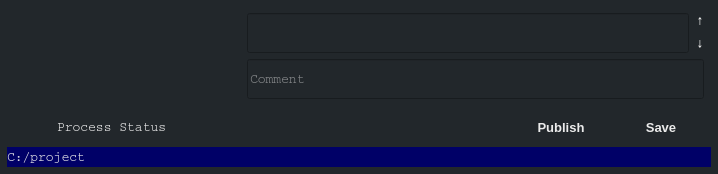
<?xml version="1.0" encoding="UTF-8"?>
<ui version="4.0">
 <class>wgSave</class>
 <widget class="QWidget" name="wgSave">
  <property name="geometry">
   <rect>
    <x>0</x>
    <y>0</y>
    <width>718</width>
    <height>174</height>
   </rect>
  </property>
  <property name="maximumSize">
   <size>
    <width>16777215</width>
    <height>200</height>
   </size>
  </property>
  <property name="font">
   <font>
    <family>Courier</family>
    <pointsize>10</pointsize>
   </font>
  </property>
  <property name="windowTitle">
   <string>arSave</string>
  </property>
  <property name="windowIcon">
   <iconset>
    <normaloff>../../0_app/img/icons/btn_write.png</normaloff>../../0_app/img/icons/btn_write.png</iconset>
  </property>
  <property name="styleSheet">
   <string notr="true">
QWidget{
	color: rgb(201, 202, 204);
	background-color: rgb(34, 39, 43);
	selection-background-color: rgb(1, 79, 131);
	color: rgb(235, 235, 235);
}

QListWidget::item:selected
{
	color: rgb(235, 235, 235);
	background-color: rgb(61, 120, 200);
}

QPushButton {
	border:0px;
}

QPushButton:hover {background-color: rgb(55, 90, 126); }

QPushButton:pressed{
	border: 0px solid green;
}

QToolTip {
	background-color: rgb(52, 52, 52);
	color: rgb(241, 241, 241);
	border: black solid 1px;
}</string>
  </property>
  <layout class="QVBoxLayout" name="verticalLayout">
   <property name="spacing">
    <number>5</number>
   </property>
   <property name="leftMargin">
    <number>7</number>
   </property>
   <property name="topMargin">
    <number>7</number>
   </property>
   <property name="rightMargin">
    <number>7</number>
   </property>
   <property name="bottomMargin">
    <number>7</number>
   </property>
   <item>
    <layout class="QHBoxLayout" name="horizontalLayout">
     <item>
      <widget class="QPushButton" name="btnPreview">
       <property name="minimumSize">
        <size>
         <width>200</width>
         <height>100</height>
        </size>
       </property>
       <property name="maximumSize">
        <size>
         <width>300</width>
         <height>16777215</height>
        </size>
       </property>
       <property name="text">
        <string/>
       </property>
       <property name="icon">
        <iconset>
         <normaloff>img/default.png</normaloff>img/default.png</iconset>
       </property>
       <property name="iconSize">
        <size>
         <width>200</width>
         <height>100</height>
        </size>
       </property>
      </widget>
     </item>
     <item>
      <layout class="QVBoxLayout" name="verticalLayout_4">
       <property name="spacing">
        <number>0</number>
       </property>
       <item>
        <widget class="QPushButton" name="btnScreenshot">
         <property name="minimumSize">
          <size>
           <width>30</width>
           <height>30</height>
          </size>
         </property>
         <property name="maximumSize">
          <size>
           <width>30</width>
           <height>30</height>
          </size>
         </property>
         <property name="text">
          <string/>
         </property>
         <property name="icon">
          <iconset>
           <normaloff>img/btn_camera.png</normaloff>img/btn_camera.png</iconset>
         </property>
         <property name="iconSize">
          <size>
           <width>20</width>
           <height>20</height>
          </size>
         </property>
        </widget>
       </item>
       <item>
        <widget class="QPushButton" name="btnRender">
         <property name="minimumSize">
          <size>
           <width>30</width>
           <height>30</height>
          </size>
         </property>
         <property name="maximumSize">
          <size>
           <width>30</width>
           <height>30</height>
          </size>
         </property>
         <property name="text">
          <string/>
         </property>
         <property name="icon">
          <iconset>
           <normaloff>img/btn_render.png</normaloff>img/btn_render.png</iconset>
         </property>
         <property name="iconSize">
          <size>
           <width>30</width>
           <height>30</height>
          </size>
         </property>
        </widget>
       </item>
      </layout>
     </item>
     <item>
      <layout class="QVBoxLayout" name="verticalLayout_5">
       <property name="spacing">
        <number>0</number>
       </property>
       <property name="rightMargin">
        <number>7</number>
       </property>
       <item>
        <layout class="QHBoxLayout" name="horizontalLayout_6">
         <property name="spacing">
          <number>7</number>
         </property>
         <item>
          <widget class="QLineEdit" name="editFile">
           <property name="minimumSize">
            <size>
             <width>0</width>
             <height>40</height>
            </size>
           </property>
          </widget>
         </item>
         <item>
          <layout class="QVBoxLayout" name="verticalLayout_6">
           <property name="leftMargin">
            <number>0</number>
           </property>
           <item>
            <widget class="QPushButton" name="btnVersionUp">
             <property name="text">
              <string>↑</string>
             </property>
            </widget>
           </item>
           <item>
            <widget class="QPushButton" name="btnVersionDown">
             <property name="text">
              <string>↓</string>
             </property>
             <property name="flat">
              <bool>false</bool>
             </property>
            </widget>
           </item>
          </layout>
         </item>
        </layout>
       </item>
       <item>
        <widget class="QLineEdit" name="editComment">
         <property name="minimumSize">
          <size>
           <width>0</width>
           <height>40</height>
          </size>
         </property>
         <property name="autoFillBackground">
          <bool>false</bool>
         </property>
         <property name="text">
          <string/>
         </property>
         <property name="placeholderText">
          <string>Comment</string>
         </property>
        </widget>
       </item>
      </layout>
     </item>
    </layout>
   </item>
   <item>
    <layout class="QHBoxLayout" name="horizontalLayout_4">
     <property name="spacing">
      <number>20</number>
     </property>
     <property name="leftMargin">
      <number>10</number>
     </property>
     <property name="rightMargin">
      <number>10</number>
     </property>
     <item>
      <widget class="QLabel" name="lblPen">
       <property name="maximumSize">
        <size>
         <width>20</width>
         <height>20</height>
        </size>
       </property>
       <property name="font">
        <font>
         <family>MS Shell Dlg 2</family>
         <pointsize>10</pointsize>
        </font>
       </property>
       <property name="text">
        <string/>
       </property>
       <property name="pixmap">
        <pixmap>img/btn_write.png</pixmap>
       </property>
       <property name="scaledContents">
        <bool>true</bool>
       </property>
      </widget>
     </item>
     <item>
      <widget class="QLabel" name="lblComment">
       <property name="text">
        <string>Process Status</string>
       </property>
      </widget>
     </item>
     <item>
      <widget class="QPushButton" name="btnPublish">
       <property name="minimumSize">
        <size>
         <width>0</width>
         <height>30</height>
        </size>
       </property>
       <property name="maximumSize">
        <size>
         <width>80</width>
         <height>16777215</height>
        </size>
       </property>
       <property name="font">
        <font>
         <family>MS Shell Dlg 2</family>
         <pointsize>10</pointsize>
         <weight>75</weight>
         <bold>true</bold>
        </font>
       </property>
       <property name="text">
        <string>Publish</string>
       </property>
      </widget>
     </item>
     <item>
      <widget class="QPushButton" name="btnSave">
       <property name="minimumSize">
        <size>
         <width>0</width>
         <height>30</height>
        </size>
       </property>
       <property name="maximumSize">
        <size>
         <width>80</width>
         <height>16777215</height>
        </size>
       </property>
       <property name="font">
        <font>
         <family>MS Shell Dlg 2</family>
         <pointsize>10</pointsize>
         <weight>75</weight>
         <bold>true</bold>
        </font>
       </property>
       <property name="text">
        <string>Save</string>
       </property>
       <property name="shortcut">
        <string>Return</string>
       </property>
      </widget>
     </item>
    </layout>
   </item>
   <item>
    <widget class="QWidget" name="wgFooter" native="true">
     <property name="maximumSize">
      <size>
       <width>16777215</width>
       <height>24</height>
      </size>
     </property>
     <property name="styleSheet">
      <string notr="true">background-color: rgb(0, 0, 103);</string>
     </property>
     <layout class="QHBoxLayout" name="horizontalLayout_5">
      <property name="spacing">
       <number>5</number>
      </property>
      <property name="leftMargin">
       <number>0</number>
      </property>
      <property name="topMargin">
       <number>0</number>
      </property>
      <property name="rightMargin">
       <number>0</number>
      </property>
      <property name="bottomMargin">
       <number>0</number>
      </property>
      <item>
       <widget class="QLabel" name="lblFolder">
        <property name="text">
         <string>C:/project</string>
        </property>
       </widget>
      </item>
      <item>
       <widget class="QPushButton" name="btnOpenFolder">
        <property name="maximumSize">
         <size>
          <width>18</width>
          <height>18</height>
         </size>
        </property>
        <property name="toolTip">
         <string>Open Folder</string>
        </property>
        <property name="text">
         <string/>
        </property>
        <property name="icon">
         <iconset>
          <normaloff>img/btn_folder.png</normaloff>img/btn_folder.png</iconset>
        </property>
       </widget>
      </item>
      <item>
       <widget class="QPushButton" name="btnProject">
        <property name="maximumSize">
         <size>
          <width>18</width>
          <height>18</height>
         </size>
        </property>
        <property name="toolTip">
         <string>Project: Open project folder</string>
        </property>
        <property name="text">
         <string/>
        </property>
        <property name="icon">
         <iconset>
          <normaloff>img/btn_project.png</normaloff>img/btn_project.png</iconset>
        </property>
       </widget>
      </item>
      <item>
       <widget class="QPushButton" name="btnUser">
        <property name="maximumSize">
         <size>
          <width>18</width>
          <height>18</height>
         </size>
        </property>
        <property name="toolTip">
         <string>User: Open user folder</string>
        </property>
        <property name="icon">
         <iconset>
          <normaloff>img/btn_user.png</normaloff>img/btn_user.png</iconset>
        </property>
       </widget>
      </item>
      <item>
       <widget class="QPushButton" name="btnReport">
        <property name="maximumSize">
         <size>
          <width>18</width>
          <height>18</height>
         </size>
        </property>
        <property name="toolTip">
         <string>Email: Report error</string>
        </property>
        <property name="icon">
         <iconset>
          <normaloff>img/btn_report.png</normaloff>img/btn_report.png</iconset>
        </property>
       </widget>
      </item>
      <item>
       <widget class="QPushButton" name="btnHelp">
        <property name="maximumSize">
         <size>
          <width>18</width>
          <height>18</height>
         </size>
        </property>
        <property name="toolTip">
         <string>Help: Opens up help wiki</string>
        </property>
        <property name="text">
         <string/>
        </property>
        <property name="icon">
         <iconset>
          <normaloff>img/btn_help.png</normaloff>img/btn_help.png</iconset>
        </property>
       </widget>
      </item>
     </layout>
    </widget>
   </item>
  </layout>
 </widget>
 <tabstops>
  <tabstop>editFile</tabstop>
  <tabstop>editComment</tabstop>
  <tabstop>btnSave</tabstop>
  <tabstop>btnReport</tabstop>
  <tabstop>btnHelp</tabstop>
  <tabstop>btnPreview</tabstop>
  <tabstop>btnScreenshot</tabstop>
  <tabstop>btnRender</tabstop>
  <tabstop>btnOpenFolder</tabstop>
  <tabstop>btnVersionUp</tabstop>
  <tabstop>btnVersionDown</tabstop>
  <tabstop>btnProject</tabstop>
  <tabstop>btnPublish</tabstop>
  <tabstop>btnUser</tabstop>
 </tabstops>
 <resources>
  <include location="arSave.qrc"/>
 </resources>
 <connections/>
</ui>
